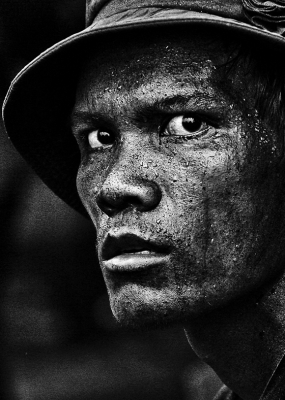
#> input picture openCV - xử lí ảnh/Lithuyet/anhxamtoi.jpg, 285 x 400 px
$ python canbanglucdoxam.py
#> lines starting #> are read from the running program, lines starting #| are printed output that depends on the picture
import cv2
import numpy as np
from matplotlib import pyplot as plt

img = cv2.imread('anhxamtoi.jpg',0)
#> img is the input picture: shape (400, 285); min 0, max 252, mean 41.2
cv2.imshow('original' , img)
plt.hist(img.ravel() , 256 , [0,256])
plt.show()
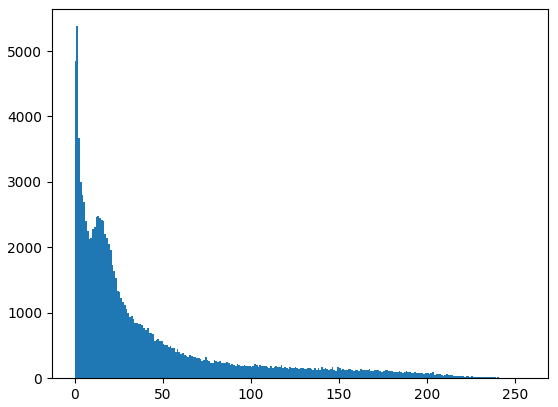
#> figure drawn by matplotlib, 1 panel; tallest bar 5379 high, from x = 1 to 2
img2 = cv2.equalizeHist(img)
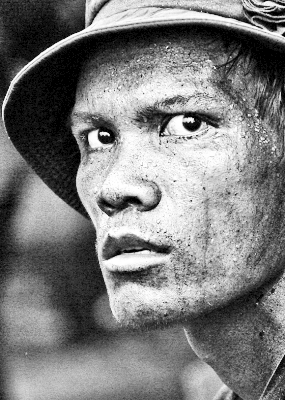
#> img2: shape (400, 285); min 0, max 255, mean 124
cv2.imshow('anh da can bang',img2)
plt.hist(img2.ravel() , 256 , [0,256])
plt.show()
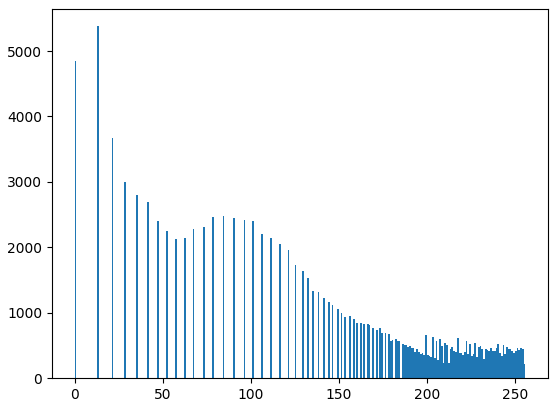
#> figure drawn by matplotlib, 1 panel; tallest bar 5379 high, from x = 13 to 14

cv2.waitKey()
cv2.destroyAllWindows()

$ run again, with openCV - xử lí ảnh/Lithuyet/hihi.jpg copied over openCV - xử lí ảnh/Lithuyet/anhxamtoi.jpg
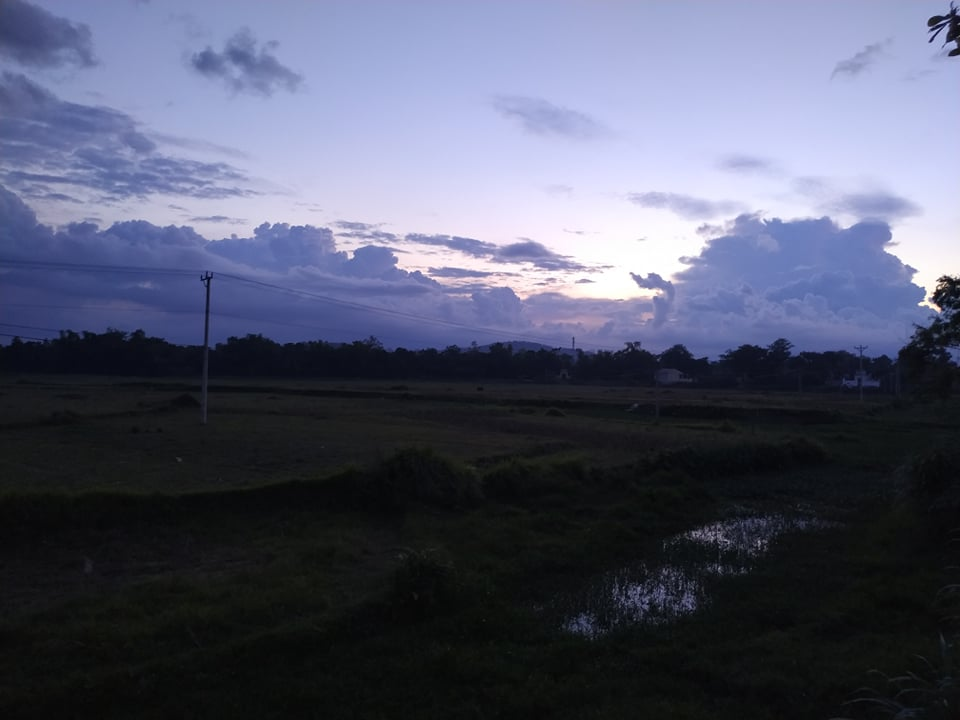
#> input picture openCV - xử lí ảnh/Lithuyet/hihi.jpg, 960 x 720 px
#> `img2 = cv2.equalizeHist(img)`:
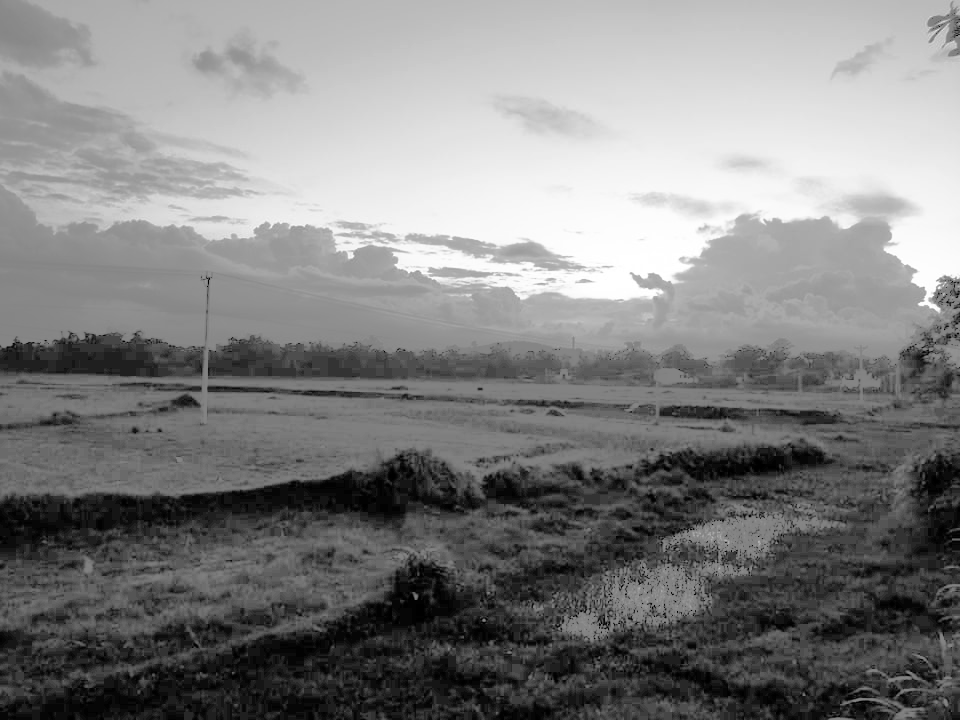
#> img2: shape (720, 960); min 0, max 255, mean 129.5
#> `plt.show()`:
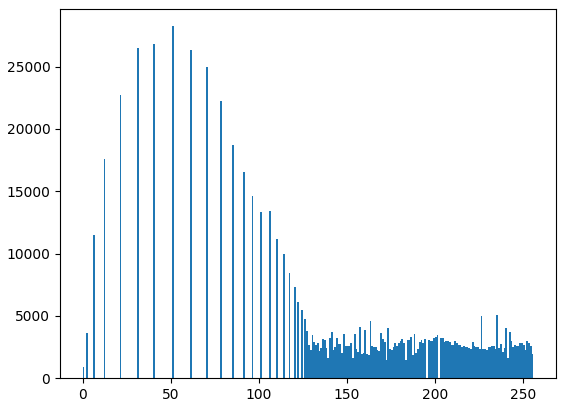
#> figure drawn by matplotlib, 1 panel; tallest bar 28235 high, from x = 51 to 52
